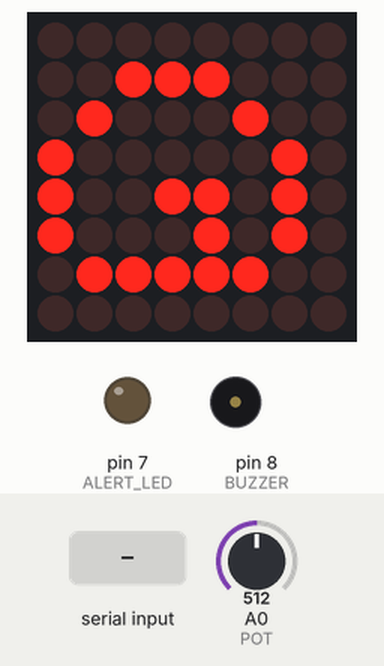
A sketch run on a simulated Arduino Uno, built with avr-gcc and run on an emulated ATmega328P. Shown: 8×8 LED matrix, output pins drawn as LEDs (lit = HIGH), buzzer (waves = sounding, pin HIGH). Wiring (inferred from the names in the program): MAX7219 LED driver (orientation assumed): data pin 4; clock pin 5; CS pin 6. The inputs (shaded band) are chosen by the test bench; at power-on: A0 (POT) = 512. Pins used as bus, display or sensor lines are not drawn.

Above: at 1.2 s.
1.3 s: "INICIO\n" received over the second serial link
At 1.38 s:
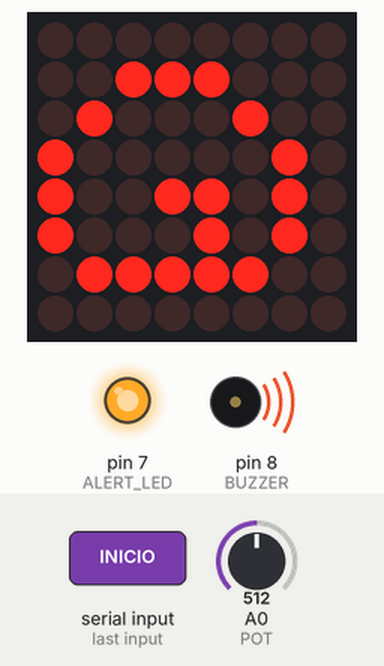
At 2.2 s:
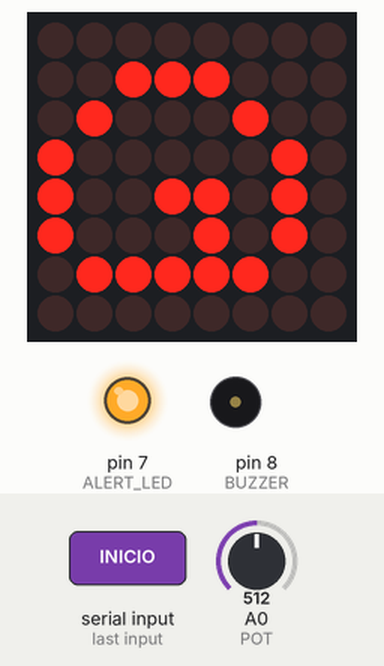
2.9 s: A0 (POT) set to 306
At 3.2 s:
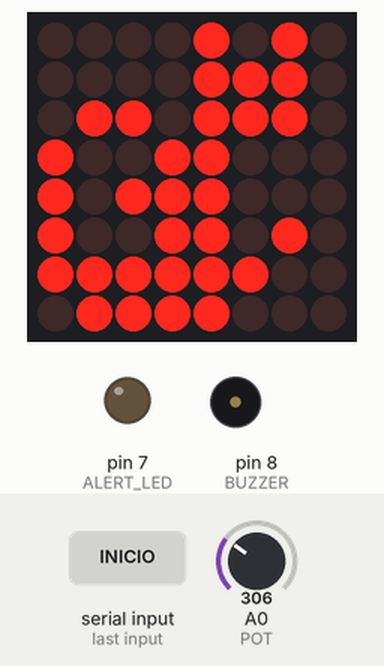
5.8 s: "INICIO\n" received over the second serial link
Timing chart, 0 to 8.8 s (numbered marks = the images above; inputs shaded):
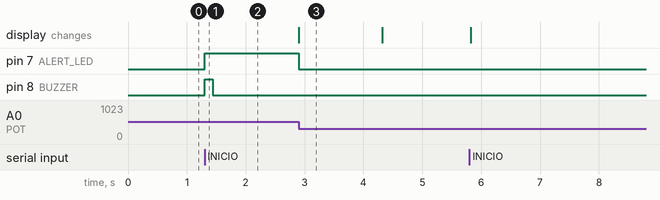

Measured:
- after the input at 1.3 s, pin 7 (ALERT_LED): LOW → HIGH at once; pin 8 (BUZZER): LOW → HIGH at once, → LOW 0.14 s later
- after the input at 2.9 s, pin 7 (ALERT_LED): HIGH → LOW after 0.00 s instead of 1.4 s; the display: changes at once (image 3)
- what the display in image 3 shows lasts 1.4 s, from 2.9 s to 4.3 s

The sketch:

CaracolArduino.ino
```cpp
#include <SoftwareSerial.h>
#include <avr/wdt.h>
#include <stdio.h>
#include <string.h>

// Arduino Uno. RX D2 <- HC-05 TX, TX D3 -> divisor de voltaje -> HC-05 RX.
SoftwareSerial radio(2, 3);
constexpr uint8_t MATRIX_DATA = 4;
constexpr uint8_t MATRIX_CLOCK = 5;
constexpr uint8_t MATRIX_CS = 6;
constexpr uint8_t ALERT_LED = 7;
constexpr uint8_t BUZZER = 8;
constexpr uint8_t POT = A0;
constexpr uint16_t THRESHOLD = 512;
constexpr unsigned long HEARTBEAT_TIMEOUT = 3000;
constexpr unsigned long BEEP_MS = 140;

const uint8_t HAPPY[8] = {
  0b00001010, 0b00001110, 0b01101110, 0b10011000,
  0b10111000, 0b10011010, 0b11111100, 0b01111000
};
const uint8_t HIDDEN[8] = {
  0b00000000, 0b00111000, 0b01000100, 0b10000010,
  0b10011010, 0b10001010, 0b01111100, 0b00000000
};

bool armed = false;
bool manualHide = false;
bool hidden = true;
bool alarm = false;
bool beeping = false;
unsigned long lastHeartbeat = 0;
unsigned long beepStartedAt = 0;
unsigned long sequence = 0;
uint16_t raw = 0;
char inputLine[64];
uint8_t inputSize = 0;
bool discardLine = false;

// Stop a watchdog left active by a watchdog reset before the sketch initializes.
void clearWatchdog() __attribute__((naked, used, section(".init3")));
void clearWatchdog() {
  MCUSR = 0;
  wdt_disable();
}

void matrixWrite(uint8_t address, uint8_t value) {
  digitalWrite(MATRIX_CS, LOW);
  shiftOut(MATRIX_DATA, MATRIX_CLOCK, MSBFIRST, address);
  shiftOut(MATRIX_DATA, MATRIX_CLOCK, MSBFIRST, value);
  digitalWrite(MATRIX_CS, HIGH);
}

void drawCaracol(bool hide) {
  const uint8_t *sprite = hide ? HIDDEN : HAPPY;
  for (uint8_t row = 0; row < 8; ++row) matrixWrite(row + 1, sprite[row]);
}

void safeState() {
  armed = false;
  manualHide = false;
  hidden = true;
  alarm = false;
  beeping = false;
  digitalWrite(ALERT_LED, LOW);
  digitalWrite(BUZZER, LOW);
  drawCaracol(true);
}

void updateOutputs(unsigned long now) {
  if (!armed) return;
  const bool newAlarm = raw >= THRESHOLD;
  if (newAlarm && !alarm) {
    beepStartedAt = now;
    beeping = true;
    digitalWrite(BUZZER, HIGH);
  }
  if (beeping && (!newAlarm || now - beepStartedAt >= BEEP_MS)) {
    beeping = false;
    digitalWrite(BUZZER, LOW);
  }
  if (alarm != newAlarm) {
    alarm = newAlarm;
    digitalWrite(ALERT_LED, alarm ? HIGH : LOW);
  }
  const bool nextHidden = manualHide || alarm;
  if (nextHidden != hidden) {
    hidden = nextHidden;
    drawCaracol(hidden);
  }
}

void sendLine(const char *line) {
  radio.print(line);
  radio.write('\n');
}

void sendReading() {
  char response[64];
  snprintf(response, sizeof(response), "T,%lu,%u,%u,%u,%u", ++sequence,
      static_cast<unsigned int>(raw), static_cast<unsigned int>(hidden),
      static_cast<unsigned int>(alarm), static_cast<unsigned int>(armed));
  sendLine(response);
}

void sendAck(uint16_t id, const char *result) {
  char response[29];
  snprintf(response, sizeof(response), "A,%u,%s", id, result);
  sendLine(response);
}

uint16_t parseCommandId(const char *digits) {
  unsigned long id = 0;
  for (uint8_t n = 0; digits[n] != '\0'; ++n) {
    if (n >= 5 || digits[n] < '0' || digits[n] > '9') return 0;
    id = id * 10 + (digits[n] - '0');
  }
  return id <= 60000 ? static_cast<uint16_t>(id) : 0;
}

void processLine(const char *line) {
  const unsigned long now = millis();
  if (strcmp(line, "INICIO") == 0) {
    safeState();
    raw = analogRead(POT);
    lastHeartbeat = now;
    armed = true;
    updateOutputs(now);
    sendLine("LISTO");
    sendReading();
    return;
  }
  if (strcmp(line, "H") == 0) {
    if (armed) lastHeartbeat = now;
    sendReading();
    return;
  }
  const char command = line[0];
  if ((command != 'E' && command != 'M') || line[1] != ',') return;
  const uint16_t id = parseCommandId(line + 2);
  if (id == 0) return;

  if (!armed) {
    sendAck(id, "SEGURO");
  } else if (command == 'M' && raw >= THRESHOLD) {
    sendAck(id, "RUIDO");
  } else {
    manualHide = command == 'E';
    updateOutputs(now);
    sendAck(id, "OK");
  }
  sendReading();
}

void checkSerial() {
  // Bound work per loop so a continuous serial stream cannot starve fail-safe checks.
  for (uint8_t n = 0; n < 16 && radio.available(); ++n) {
    const int value = radio.read();
    if (value == '\n') {
      if (!discardLine && inputSize > 0) {
        inputLine[inputSize] = '\0';
        processLine(inputLine);
      }
      inputSize = 0;
      discardLine = false;
    } else if (value < 32 || value > 126 || inputSize >= sizeof(inputLine) - 1) {
      discardLine = true;
    } else if (!discardLine) {
      inputLine[inputSize++] = static_cast<char>(value);
    }
  }
}

void setup() {
  digitalWrite(ALERT_LED, LOW);
  digitalWrite(BUZZER, LOW);
  digitalWrite(MATRIX_CS, HIGH);
  pinMode(ALERT_LED, OUTPUT);
  pinMode(BUZZER, OUTPUT);
  pinMode(MATRIX_DATA, OUTPUT);
  pinMode(MATRIX_CLOCK, OUTPUT);
  pinMode(MATRIX_CS, OUTPUT);
  matrixWrite(0x0F, 0);
  matrixWrite(0x0C, 0);
  matrixWrite(0x09, 0);
  matrixWrite(0x0B, 7);
  matrixWrite(0x0A, 2);
  safeState();
  matrixWrite(0x0C, 1);
  radio.begin(9600);
  sendLine("BOOT");
  wdt_enable(WDTO_2S);
}

void loop() {
  wdt_reset();
  const unsigned long now = millis();
  raw = analogRead(POT);
  if (armed && now - lastHeartbeat >= HEARTBEAT_TIMEOUT) {
    safeState();
    sendReading();
  }
  updateOutputs(now);
  checkSerial();
}
```
